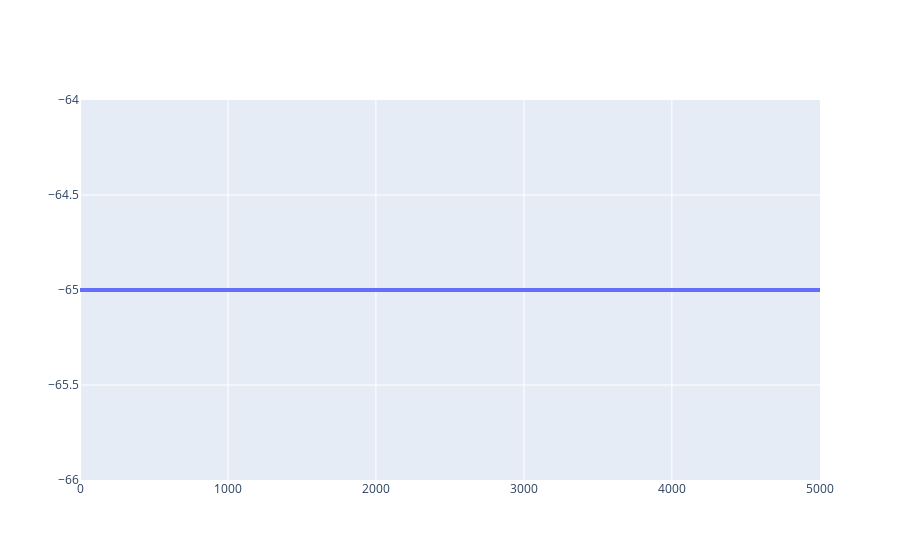

Notebook code cell kept with this figure:
### Code cell
my_plot.show()

### Figure 1 — Plotly figure (JSON) as saved in the notebook; plotly's stock layout.template omitted (floating-point values rounded to 4 significant figures; data arrays with more than 128 entries replaced by an {"elided": "..."} marker saying what was removed)
{"data": [{"line": {"width": 4}, "mode": "lines", "name": "t=0ms", "type": "scatter", "x": {"elided": "1003 float values"}, "y": {"elided": "1003 int values"}}], "layout": {}}
